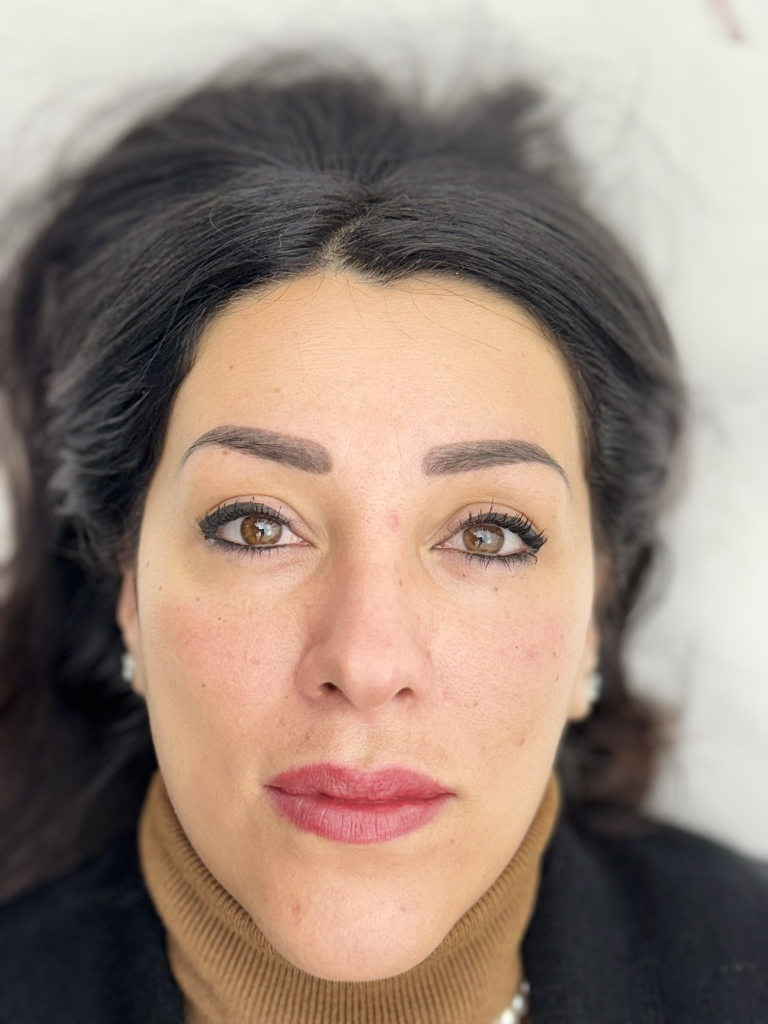
#> input picture webapp/IMG_4675.JPEG, 1536 x 2048 px (shown at 1/2 size)
$ python test_complete_pipeline_IMG_4675.py
#> lines starting #> are read from the running program, lines starting #| are printed output that depends on the picture; after the words box and inside, x2 and y2 are one past the last pixel; in counts of white or black regions, pixels touching at a corner belong together
"""
Test completo del pipeline di preprocessing delle sopracciglia con IMG_4675.JPEG
Genera immagini di debug per ogni fase per verificare il flusso reale
"""
import cv2
import numpy as np
import json
import matplotlib.pyplot as plt
from pathlib import Path

def load_image(path):
    """Carica immagine"""
#> called with path = 'webapp/IMG_4675.JPEG'
    img = cv2.imread(path)
#> img is the input picture: shape (2048, 1536, 3); mean B, G, R 120.6, 132.4, 150.9
    if img is None:
        raise FileNotFoundError(f"Immagine non trovata: {path}")
    img_rgb = cv2.cvtColor(img, cv2.COLOR_BGR2RGB)
    return img_rgb

def point_in_polygon(point, polygon):
    """Ray casting algorithm per point-in-polygon"""
    x, y = point
    n = len(polygon)
    inside = False

    p1x, p1y = polygon[0]
    for i in range(1, n + 1):
        p2x, p2y = polygon[i % n]
        if y > min(p1y, p2y):
            if y <= max(p1y, p2y):
                if x <= max(p1x, p2x):
                    if p1y != p2y:
                        xinters = (y - p1y) * (p2x - p1x) / (p2y - p1y) + p1x
                    if p1x == p2x or x <= xinters:
                        inside = not inside
        p1x, p1y = p2x, p2y

    return inside

def sample_pattern_3x3(img, cx, cy):
    """Campiona pattern 3x3 pixel"""
    h, w = img.shape[:2]
    total_r, total_g, total_b, total_lum, count = 0, 0, 0, 0, 0

    for dy in range(-1, 2):
        for dx in range(-1, 2):
            px = int(cx + dx)
            py = int(cy + dy)

            if 0 <= px < w and 0 <= py < h:
                r, g, b = img[py, px]
                lum = 0.299 * r + 0.587 * g + 0.114 * b

                total_r += r
                total_g += g
                total_b += b
                total_lum += lum
                count += 1

    return {
        'avgLum': total_lum / count,
        'avgR': total_r / count,
        'avgG': total_g / count,
        'avgB': total_b / count
    }

def calculate_similarity(r, g, b, sample):
    """Calcola similarità (70% lum + 30% color)"""
    lum = 0.299 * r + 0.587 * g + 0.114 * b

    lum_diff = abs(lum - sample['avgLum']) / 255
    color_diff = (
        abs(r - sample['avgR']) +
        abs(g - sample['avgG']) +
        abs(b - sample['avgB'])
    ) / (3 * 255)

    similarity = 1 - (lum_diff * 0.7 + color_diff * 0.3)
    return similarity

def remove_small_components(mask, min_size=50):
    """Rimuovi componenti piccole"""
    mask_uint8 = (mask * 255).astype(np.uint8)
    num_labels, labels, stats, _ = cv2.connectedComponentsWithStats(mask_uint8, connectivity=8)

    cleaned = np.zeros_like(mask)
    for i in range(1, num_labels):
        if stats[i, cv2.CC_STAT_AREA] >= min_size:
            cleaned[labels == i] = 1

    return cleaned

def keep_largest_component(mask):
    """Mantieni solo il componente più grande"""
    mask_uint8 = (mask * 255).astype(np.uint8)
    num_labels, labels, stats, _ = cv2.connectedComponentsWithStats(mask_uint8, connectivity=8)

    if num_labels <= 1:
        return mask

    largest_label = 1 + np.argmax(stats[1:, cv2.CC_STAT_AREA])
    result = np.zeros_like(mask)
    result[labels == largest_label] = 1

    return result

def trace_moore_neighbor_contour(mask):
    """Traccia contorno con Moore-Neighbor"""
    # Trova primo pixel
    ys, xs = np.where(mask == 1)
    if len(xs) == 0:
        return []

    start_x, start_y = xs[0], ys[0]

    # Direzioni: N, NE, E, SE, S, SW, W, NW
    directions = [
        (0, -1), (1, -1), (1, 0), (1, 1),
        (0, 1), (-1, 1), (-1, 0), (-1, -1)
    ]

    contour = []
    current_x, current_y = start_x, start_y
    dir_idx = 7
    h, w = mask.shape

    max_iterations = h * w
    iterations = 0

    while iterations < max_iterations:
        contour.append((current_x, current_y))

        found = False
        for i in range(8):
            check_dir = (dir_idx + i) % 8
            dx, dy = directions[check_dir]
            next_x = current_x + dx
            next_y = current_y + dy

            if 0 <= next_x < w and 0 <= next_y < h:
                if mask[next_y, next_x] == 1:
                    current_x, current_y = next_x, next_y
                    dir_idx = (check_dir + 5) % 8
                    found = True
                    break

        if not found:
            break

        if current_x == start_x and current_y == start_y and len(contour) > 1:
            break

        iterations += 1

    return contour

def smooth_contour(contour, window=3):
    """Smooth con moving average"""
    if len(contour) < window:
        return contour

    smoothed = []
    for i in range(len(contour)):
        sum_x, sum_y = 0, 0
        for j in range(window):
            idx = (i - window // 2 + j) % len(contour)
            sum_x += contour[idx][0]
            sum_y += contour[idx][1]
        smoothed.append((sum_x // window, sum_y // window))

    return smoothed

# Landmarks simulati (devi sostituire con quelli reali da MediaPipe)
# Per questo test uso posizioni approssimative
landmarks = {
    'left': {
        'lm52': (350, 280),
        'lm105': (450, 280),
        'lm107': (320, 290),
        'lm55': (360, 260),
        'lm70': (440, 260),
        # Calcolo EXT points (offset verso esterno)
    },
    'right': {
        'lm282': (650, 280),  # speculare 52
        'lm334': (750, 280),  # speculare 105
        'lm336': (780, 290),  # speculare 107
        'lm285': (640, 260),  # speculare 55
        'lm300': (740, 260),  # speculare 70
    }
}

# Crea poligoni allargati (5 punti + 5 EXT)
def create_expanded_polygon(side_landmarks, side_name):
    """Crea poligono 5+5 punti EXT"""
    polygon = []

    if side_name == 'left':
        base_points = ['lm107', 'lm55', 'lm52', 'lm70', 'lm105']
        # Aggiungi offset per EXT points (simulati)
        offsets = [
            (-30, 5),   # 107 EXT
            (-10, -20), # 55 EXT
            (0, -25),   # 52 EXT
            (0, -25),   # 70 EXT
            (10, -20)   # 105 EXT
        ]
    else:
        base_points = ['lm336', 'lm285', 'lm282', 'lm300', 'lm334']
        offsets = [
            (30, 5),    # 336 EXT
            (10, -20),  # 285 EXT
            (0, -25),   # 282 EXT
            (0, -25),   # 300 EXT
            (-10, -20)  # 334 EXT
        ]

    for point_name in base_points:
        if point_name in side_landmarks:
            polygon.append(side_landmarks[point_name])

    # Aggiungi EXT points
    for i, offset in enumerate(offsets):
        base_point = polygon[i]
        ext_point = (base_point[0] + offset[0], base_point[1] + offset[1])
        polygon.append(ext_point)

    return polygon

print("=" * 80)
print("ANALISI COMPLETA PIPELINE PREPROCESSING - IMG_4675.JPEG")
print("=" * 80)

# Carica immagine
img_path = "webapp/IMG_4675.JPEG"
img = load_image(img_path)
h, w = img.shape[:2]
#> h = 2048; w = 1536
print(f"\n✅ Immagine caricata: {w}x{h} pixels")
#| ✅ Immagine caricata: 1536x2048 pixels

# Output directory
output_dir = Path("debug_pipeline_IMG_4675")
output_dir.mkdir(exist_ok=True)

# FASE 0: Immagine originale
plt.figure(figsize=(12, 8))
plt.imshow(img)
plt.title("FASE 0: Immagine Originale")
plt.axis('off')
plt.savefig(output_dir / "00_originale.png", dpi=150, bbox_inches='tight')
plt.close()
print(f"✅ Salvata: 00_originale.png")

# FASE 1: Poligoni allargati
for side_name in ['left', 'right']:
    side_landmarks = landmarks[side_name]
    polygon = create_expanded_polygon(side_landmarks, side_name)

    print(f"\n{'='*60}")
    print(f"PROCESSING: {side_name.upper()} EYEBROW")
    print(f"{'='*60}")

    # Visualizza poligono
    img_polygon = img.copy()
    polygon_array = np.array(polygon, dtype=np.int32)
    cv2.polylines(img_polygon, [polygon_array], True, (255, 0, 0), 2)
    for i, (x, y) in enumerate(polygon):
        cv2.circle(img_polygon, (x, y), 3, (0, 255, 0), -1)
        cv2.putText(img_polygon, str(i), (x+5, y-5), cv2.FONT_HERSHEY_SIMPLEX, 0.4, (255, 255, 0), 1)

    plt.figure(figsize=(12, 8))
    plt.imshow(img_polygon)
    plt.title(f"FASE 1: Poligono Allargato {side_name.upper()} (5+5 EXT)")
    plt.axis('off')
    plt.savefig(output_dir / f"01_{side_name}_poligono.png", dpi=150, bbox_inches='tight')
    plt.close()
    print(f"✅ Salvata: 01_{side_name}_poligono.png")

    # FASE 2: Campionamento pattern 3x3
    lm_keys = list(side_landmarks.keys())
    cx_eyebrow = (side_landmarks[lm_keys[2]][0] + side_landmarks[lm_keys[4]][0]) / 2
    cy_eyebrow = (side_landmarks[lm_keys[2]][1] + side_landmarks[lm_keys[4]][1]) / 2

    cx_skin = (side_landmarks[lm_keys[0]][0] + polygon[5][0]) / 2
    cy_skin = (side_landmarks[lm_keys[0]][1] + polygon[5][1]) / 2

    eyebrow_sample = sample_pattern_3x3(img, cx_eyebrow, cy_eyebrow)
    skin_sample = sample_pattern_3x3(img, cx_skin, cy_skin)

    print(f"\n🔬 Campione SOPRACCIGLIO @ ({cx_eyebrow:.1f}, {cy_eyebrow:.1f}):")
    print(f"   Lum={eyebrow_sample['avgLum']:.1f}, RGB=({eyebrow_sample['avgR']:.0f},{eyebrow_sample['avgG']:.0f},{eyebrow_sample['avgB']:.0f})")

    print(f"🔬 Campione PELLE @ ({cx_skin:.1f}, {cy_skin:.1f}):")
    print(f"   Lum={skin_sample['avgLum']:.1f}, RGB=({skin_sample['avgR']:.0f},{skin_sample['avgG']:.0f},{skin_sample['avgB']:.0f})")

    img_samples = img.copy()
    cv2.circle(img_samples, (int(cx_eyebrow), int(cy_eyebrow)), 5, (255, 0, 0), -1)
    cv2.circle(img_samples, (int(cx_skin), int(cy_skin)), 5, (0, 255, 0), -1)
    cv2.rectangle(img_samples,
                  (int(cx_eyebrow)-5, int(cy_eyebrow)-5),
                  (int(cx_eyebrow)+5, int(cy_eyebrow)+5),
                  (255, 0, 0), 2)
    cv2.rectangle(img_samples,
                  (int(cx_skin)-5, int(cy_skin)-5),
                  (int(cx_skin)+5, int(cy_skin)+5),
                  (0, 255, 0), 2)

    plt.figure(figsize=(12, 8))
    plt.imshow(img_samples)
    plt.title(f"FASE 2: Campionamento Pattern 3x3 {side_name.upper()}\nROSSO=Sopracciglio, VERDE=Pelle")
    plt.axis('off')
    plt.savefig(output_dir / f"02_{side_name}_samples.png", dpi=150, bbox_inches='tight')
    plt.close()
    print(f"✅ Salvata: 02_{side_name}_samples.png")

    # FASE 3: Binarizzazione con confronto similarità
    print(f"\n🔍 Binarizzazione (solo pixel dentro poligono)...")

    xs = [p[0] for p in polygon]
    ys = [p[1] for p in polygon]
    min_x = max(0, int(min(xs)))
    max_x = min(w - 1, int(max(xs)))
    min_y = max(0, int(min(ys)))
    max_y = min(h - 1, int(max(ys)))

    binary_mask = np.zeros((h, w), dtype=np.uint8)

    pixels_checked = 0
    pixels_inside = 0
    pixels_eyebrow = 0

    for y in range(min_y, max_y + 1):
        for x in range(min_x, max_x + 1):
            pixels_checked += 1

            if point_in_polygon((x, y), polygon):
                pixels_inside += 1
                r, g, b = img[y, x]

                eyebrow_sim = calculate_similarity(r, g, b, eyebrow_sample)
                skin_sim = calculate_similarity(r, g, b, skin_sample)

                # BIAS +0.15 per favorire sopracciglio (come nel codice)
                if eyebrow_sim > skin_sim:
                    binary_mask[y, x] = 1
                    pixels_eyebrow += 1

    print(f"   Pixel controllati: {pixels_checked}")
    print(f"   Pixel dentro poligono: {pixels_inside}")
    print(f"   Pixel classificati come sopracciglio: {pixels_eyebrow}")
    print(f"   Percentuale sopracciglio: {(pixels_eyebrow/pixels_inside*100):.1f}%")

    plt.figure(figsize=(12, 8))
    plt.imshow(binary_mask, cmap='gray')
    plt.title(f"FASE 3: Maschera Binaria {side_name.upper()}\nBIANCO=Sopracciglio, NERO=Pelle")
    plt.axis('off')
    plt.savefig(output_dir / f"03_{side_name}_binary_raw.png", dpi=150, bbox_inches='tight')
    plt.close()
    print(f"✅ Salvata: 03_{side_name}_binary_raw.png")

    # FASE 4: Morfologia - Remove small components
    print(f"\n🔧 Morfologia: Remove small components...")
    cleaned_mask = remove_small_components(binary_mask, min_size=50)
    cleaned_pixels = np.sum(cleaned_mask)
    print(f"   Pixel dopo pulizia: {cleaned_pixels}")

    plt.figure(figsize=(12, 8))
    plt.imshow(cleaned_mask, cmap='gray')
    plt.title(f"FASE 4: Dopo Remove Small Components {side_name.upper()}")
    plt.axis('off')
    plt.savefig(output_dir / f"04_{side_name}_cleaned.png", dpi=150, bbox_inches='tight')
    plt.close()
    print(f"✅ Salvata: 04_{side_name}_cleaned.png")

    # FASE 5: Keep largest component
    print(f"\n🔧 Morfologia: Keep largest component...")
    largest_mask = keep_largest_component(cleaned_mask)
    largest_pixels = np.sum(largest_mask)
    print(f"   Pixel componente più grande: {largest_pixels}")

    plt.figure(figsize=(12, 8))
    plt.imshow(largest_mask, cmap='gray')
    plt.title(f"FASE 5: Solo Componente Più Grande {side_name.upper()}")
    plt.axis('off')
    plt.savefig(output_dir / f"05_{side_name}_largest.png", dpi=150, bbox_inches='tight')
    plt.close()
    print(f"✅ Salvata: 05_{side_name}_largest.png")

    # FASE 6: Trace contour
    print(f"\n📐 Tracciamento contorno (Moore-Neighbor)...")
    contour = trace_moore_neighbor_contour(largest_mask)
    print(f"   Punti contorno: {len(contour)}")

    img_contour = img.copy()
    if len(contour) > 0:
        contour_array = np.array(contour, dtype=np.int32)
        cv2.polylines(img_contour, [contour_array], True, (255, 0, 255), 2)

    plt.figure(figsize=(12, 8))
    plt.imshow(img_contour)
    plt.title(f"FASE 6: Contorno Tracciato {side_name.upper()} ({len(contour)} punti)")
    plt.axis('off')
    plt.savefig(output_dir / f"06_{side_name}_contour_raw.png", dpi=150, bbox_inches='tight')
    plt.close()
    print(f"✅ Salvata: 06_{side_name}_contour_raw.png")

    # FASE 7: Smooth contour
    if len(contour) > 3:
        print(f"\n🔄 Smoothing contorno (window=3)...")
        smoothed = smooth_contour(contour, window=3)

        # Simplification
        simplification_factor = max(1, len(smoothed) // 200)
        simplified = smoothed[::simplification_factor]
        print(f"   Contorno smoothato: {len(smoothed)} punti")
        print(f"   Contorno semplificato: {len(simplified)} punti (factor={simplification_factor})")

        img_final = img.copy()
        simplified_array = np.array(simplified, dtype=np.int32)
        cv2.polylines(img_final, [simplified_array], True, (0, 255, 255), 2)
        cv2.fillPoly(img_final, [simplified_array], (255, 255, 0), lineType=cv2.LINE_AA)
        img_final = cv2.addWeighted(img, 0.7, img_final, 0.3, 0)

        plt.figure(figsize=(12, 8))
        plt.imshow(img_final)
        plt.title(f"FASE 7: Contorno FINALE Smoothato+Semplificato {side_name.upper()}\n({len(simplified)} punti)")
        plt.axis('off')
        plt.savefig(output_dir / f"07_{side_name}_contour_final.png", dpi=150, bbox_inches='tight')
        plt.close()
        print(f"✅ Salvata: 07_{side_name}_contour_final.png")

        # CONFRONTO: Poligono vs Contorno
        img_comparison = img.copy()
        polygon_array = np.array(polygon, dtype=np.int32)
        cv2.polylines(img_comparison, [polygon_array], True, (255, 0, 0), 2)  # Rosso = poligono
        cv2.polylines(img_comparison, [simplified_array], True, (0, 255, 0), 3)  # Verde = contorno

        plt.figure(figsize=(12, 8))
        plt.imshow(img_comparison)
        plt.title(f"CONFRONTO {side_name.upper()}: ROSSO=Poligono Landmarks | VERDE=Contorno Binarizzato")
        plt.axis('off')
        plt.savefig(output_dir / f"08_{side_name}_CONFRONTO.png", dpi=150, bbox_inches='tight')
        plt.close()
        print(f"✅ Salvata: 08_{side_name}_CONFRONTO.png")
#> this loop made 2 passes
#> eyebrow_sample on pass 1: {'avgLum': 63.94, 'avgR': 65.67, 'avgG': 62.67, 'avgB': 66}
#|    Lum=63.9, RGB=(66,63,66)
#|    Lum=61.5, RGB=(63,61,64)
#|    Lum=62.6, RGB=(63,62,65)
#|    Lum=61.2, RGB=(62,60,63)
#> pass 1, `plt.savefig(output_dir / f"01_{side_name}_poligono.png", dpi=150, bbox..`:
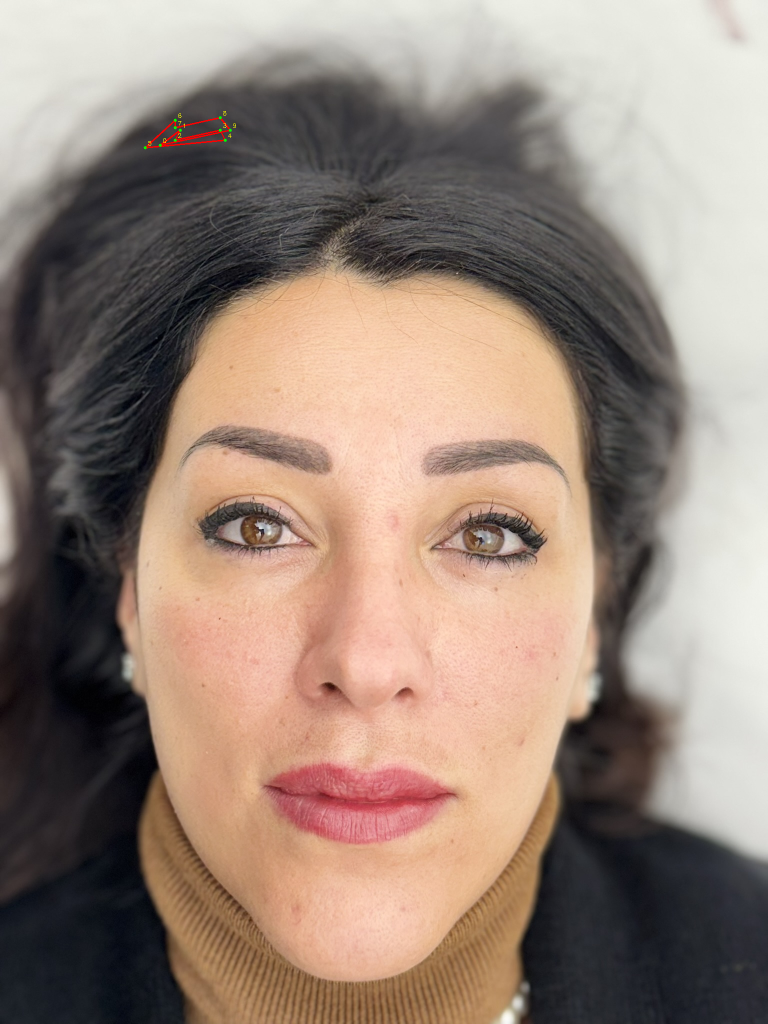
#> shown: shape (2048, 1536, 3) (shown at 1/2 size); mean R, G, B 151, 132.4, 120.6
#> pass 1, `plt.savefig(output_dir / f"03_{side_name}_binary_raw.png", dpi=150, bb..`:
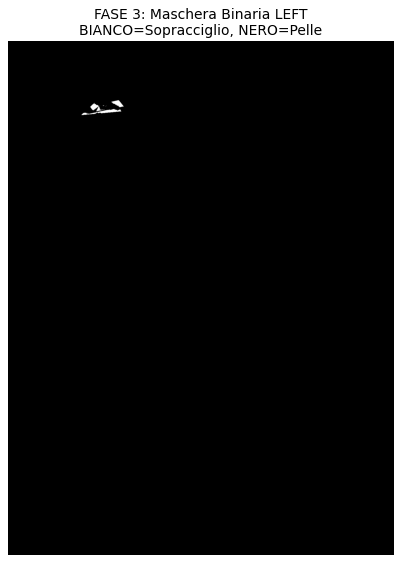
#> figure drawn by matplotlib, 1 panel
#> pass 1, `plt.savefig(output_dir / f"04_{side_name}_cleaned.png", dpi=150, bbox_..`:
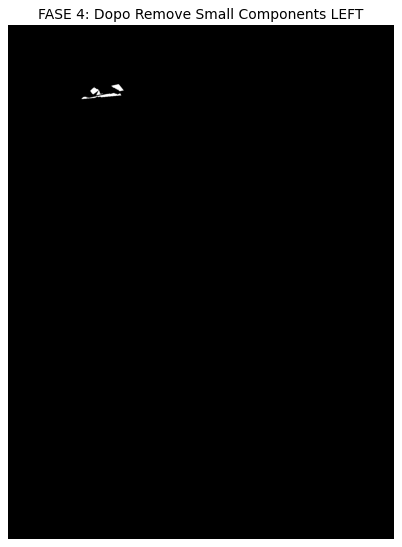
#> figure drawn by matplotlib, 1 panel
#> after the loop:
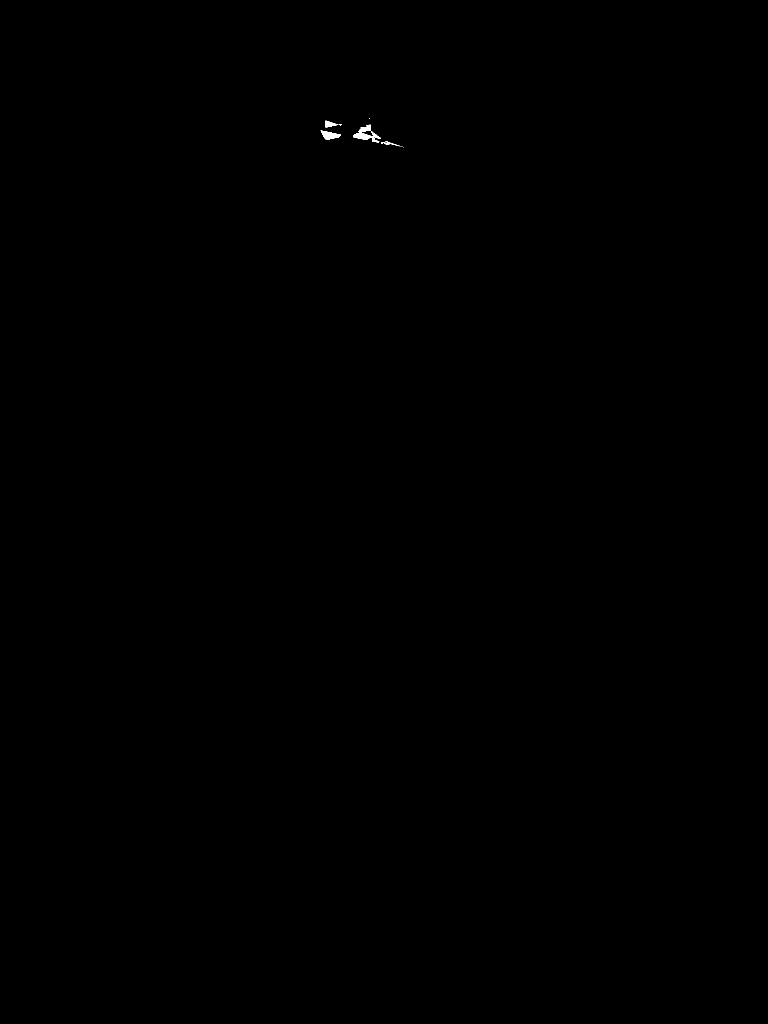
#> binary_mask: shape (2048, 1536) (shown at 1/2 size); values 0 (black) and 1 (white), 0.05% white; 9 white regions (5 under 20 px), largest, box (x1, y1, x2, y2) and area: (706, 249, 762, 285) 746, (641, 261, 682, 280) 424, (651, 241, 677, 255) 192, (762, 282, 800, 293) 102
#> after the loop: largest_mask: shape (2048, 1536); values 0 (black) and 1 (white), 0.02% white; 1 white region, box (x1, y1, x2, y2) and area: (706, 249, 762, 285) 746

print("\n" + "=" * 80)
print(f"✅ ANALISI COMPLETATA!")
print(f"📂 Tutte le immagini salvate in: {output_dir}/")
print("=" * 80)
print("\n🔍 VERIFICA:")
print("   - Le immagini 08_*_CONFRONTO.png mostrano se il contorno segue")
print("     la binarizzazione (VERDE) o il poligono landmarks (ROSSO)")
print("   - Se VERDE è molto diverso da ROSSO → contorno segue binarizzazione ✓")
print("   - Se VERDE coincide con ROSSO → bug, contorno segue landmarks ✗")
